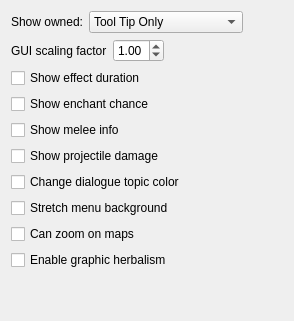
     <widget class="QWidget" name="Interface">
      <attribute name="title">
       <string>Interface</string>
      </attribute>
      <layout class="QVBoxLayout">
       <item>
        <layout class="QHBoxLayout" name="horizontalLayout">
         <item alignment="Qt::AlignRight">
          <widget class="QLabel" name="showOwnedLabel">
           <property name="text">
            <string>Show owned:</string>
           </property>
          </widget>
         </item>
         <item>
          <widget class="QComboBox" name="showOwnedComboBox">
           <property name="currentIndex">
            <number>1</number>
           </property>
           <item>
            <property name="text">
             <string>Off</string>
            </property>
           </item>
           <item>
            <property name="text">
             <string>Tool Tip Only</string>
            </property>
           </item>
           <item>
            <property name="text">
             <string>Crosshair Only</string>
            </property>
           </item>
           <item>
            <property name="text">
             <string>Tool Tip and Crosshair</string>
            </property>
           </item>
          </widget>
         </item>
         <item>
          <spacer name="horizontalSpacer">
           <property name="orientation">
            <enum>Qt::Horizontal</enum>
           </property>
           <property name="sizeHint" stdset="0">
            <size>
             <width>40</width>
             <height>20</height>
            </size>
           </property>
          </spacer>
         </item>
         <item>
          <layout class="QHBoxLayout" name="horizontalLayout_2"/>
         </item>
        </layout>
       </item>
       <item>
        <layout class="QHBoxLayout" name="horizontalLayout_3">
         <item>
          <widget class="QLabel" name="scalingLabel">
           <property name="toolTip">
            <string>&lt;html&gt;&lt;head/&gt;&lt;body&gt;&lt;p&gt;This setting scales GUI windows. A value of 1.0 results in the normal scale.&lt;/p&gt;&lt;/body&gt;&lt;/html&gt;</string>
           </property>
           <property name="text">
            <string>GUI scaling factor</string>
           </property>
          </widget>
         </item>
         <item>
          <widget class="QDoubleSpinBox" name="scalingSpinBox">
           <property name="decimals">
            <number>2</number>
           </property>
           <property name="minimum">
            <double>0.500000000000000</double>
           </property>
           <property name="maximum">
            <double>8.000000000000000</double>
           </property>
           <property name="singleStep">
            <double>0.250000000000000</double>
           </property>
           <property name="value">
            <double>1.000000000000000</double>
           </property>
          </widget>
         </item>
         <item>
          <spacer name="horizontalSpacer_5">
           <property name="orientation">
            <enum>Qt::Horizontal</enum>
           </property>
           <property name="sizeHint" stdset="0">
            <size>
             <width>40</width>
             <height>20</height>
            </size>
           </property>
          </spacer>
         </item>
        </layout>
       </item>
       <item>
        <widget class="QCheckBox" name="showEffectDurationCheckBox">
         <property name="toolTip">
          <string>&lt;html&gt;&lt;head/&gt;&lt;body&gt;&lt;p&gt;Show the remaining duration of magic effects and lights if this setting is true. The remaining duration is displayed in the tooltip by hovering over the magical effect. &lt;/p&gt;&lt;p&gt;The default value is false.&lt;/p&gt;&lt;/body&gt;&lt;/html&gt;</string>
         </property>
         <property name="text">
          <string>Show effect duration</string>
         </property>
        </widget>
       </item>
       <item>
        <widget class="QCheckBox" name="showEnchantChanceCheckBox">
         <property name="toolTip">
          <string>&lt;html&gt;&lt;head/&gt;&lt;body&gt;&lt;p&gt;Whether or not the chance of success will be displayed in the enchanting menu.&lt;/p&gt;&lt;p&gt;The default value is false.&lt;/p&gt;&lt;/body&gt;&lt;/html&gt;</string>
         </property>
         <property name="text">
          <string>Show enchant chance</string>
         </property>
        </widget>
       </item>
       <item>
        <widget class="QCheckBox" name="showMeleeInfoCheckBox">
         <property name="toolTip">
          <string>&lt;html&gt;&lt;head/&gt;&lt;body&gt;&lt;p&gt;If this setting is true, melee weapons reach and speed will be shown on item tooltip.&lt;/p&gt;&lt;p&gt;The default value is false.&lt;/p&gt;&lt;/body&gt;&lt;/html&gt;</string>
         </property>
         <property name="text">
          <string>Show melee info</string>
         </property>
        </widget>
       </item>
       <item>
        <widget class="QCheckBox" name="showProjectileDamageCheckBox">
         <property name="toolTip">
          <string>&lt;html&gt;&lt;head/&gt;&lt;body&gt;&lt;p&gt;If this setting is true, damage bonus of arrows and bolts will be shown on item tooltip.&lt;/p&gt;&lt;p&gt;The default value is false.&lt;/p&gt;&lt;/body&gt;&lt;/html&gt;</string>
         </property>
         <property name="text">
          <string>Show projectile damage</string>
         </property>
        </widget>
       </item>
       <item>
        <widget class="QCheckBox" name="changeDialogTopicsCheckBox">
         <property name="toolTip">
          <string>&lt;html&gt;&lt;head/&gt;&lt;body&gt;&lt;p&gt;If this setting is true, dialogue topics will have a different color if the topic is specific to the NPC you're talking to or the topic was previously seen. Color can be changed in settings.cfg.&lt;/p&gt;&lt;p&gt;The default value is false.&lt;/p&gt;&lt;/body&gt;&lt;/html&gt;</string>
         </property>
         <property name="text">
          <string>Change dialogue topic color</string>
         </property>
        </widget>
       </item>
       <item>
        <widget class="QCheckBox" name="stretchBackgroundCheckBox">
         <property name="toolTip">
          <string>&lt;html&gt;&lt;head/&gt;&lt;body&gt;&lt;p&gt;Stretch menus, load screens, etc. to the window aspect ratio.&lt;/p&gt;&lt;/body&gt;&lt;/html&gt;</string>
         </property>
         <property name="text">
          <string>Stretch menu background</string>
         </property>
        </widget>
       </item>
       <item>
        <widget class="QCheckBox" name="useZoomOnMapCheckBox">
         <property name="toolTip">
          <string>&lt;html&gt;&lt;head/&gt;&lt;body&gt;&lt;p&gt;Enable zooming on local and global maps.&lt;/p&gt;&lt;/body&gt;&lt;/html&gt;</string>
         </property>
         <property name="text">
          <string>Can zoom on maps</string>
         </property>
        </widget>
       </item>
       <item>
        <widget class="QCheckBox" name="graphicHerbalismCheckBox">
         <property name="toolTip">
          <string>&lt;html&gt;&lt;head/&gt;&lt;body&gt;&lt;p&gt;If this setting is true, containers supporting graphic herbalism will do so instead of opening the menu.&lt;/p&gt;&lt;/body&gt;&lt;/html&gt;</string>
         </property>
         <property name="text">
          <string>Enable graphic herbalism</string>
         </property>
        </widget>
       </item>
       <item>
        <spacer name="verticalSpacer_2">
         <property name="orientation">
          <enum>Qt::Vertical</enum>
         </property>
         <property name="sizeHint" stdset="0">
          <size>
           <width>20</width>
           <height>40</height>
          </size>
         </property>
        </spacer>
       </item>
      </layout>
     </widget>
